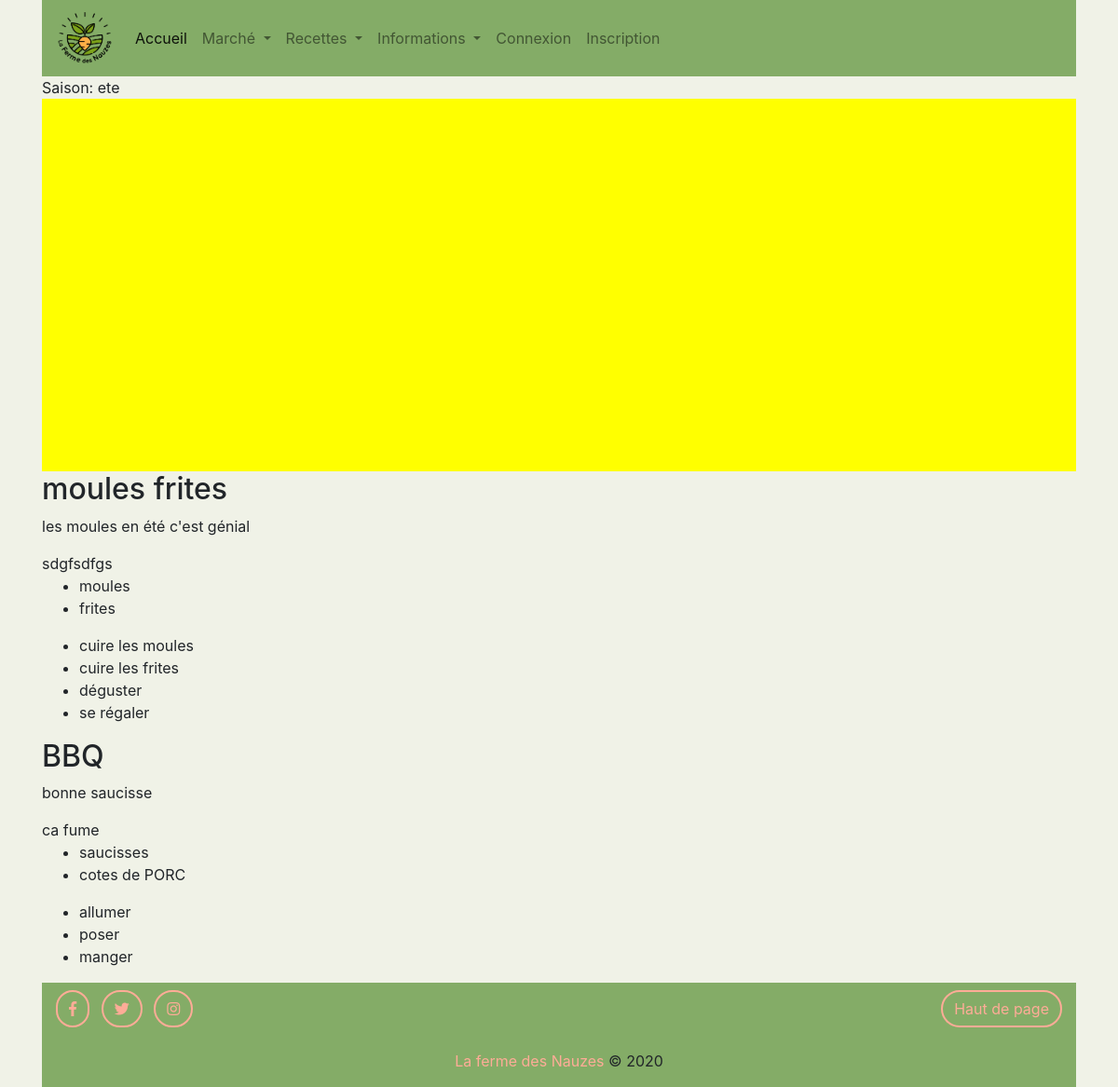
The app's page /recette/ete with its own data.
### tables this page shows
CREATE TABLE IF NOT EXISTS `recettes` (
  `ID` int(11) NOT NULL AUTO_INCREMENT,
  `titre` varchar(50) NOT NULL,
  `description` text NOT NULL,
  `photo` varchar(255) NOT NULL,
  `saison` int(255) NOT NULL,
  `ingredient` text NOT NULL,
  `instruction` text NOT NULL,
  PRIMARY KEY (`ID`)
);

### index.php (called while the page is built, shortened)
<?php
$routeur = new Routeur();
$routeur->routerRequete();

### Modele/Recette.php (called while the page is built, shortened)
<?php
class Recette extends Modele
{
    public function getSeasonRecettes($saison)
    {
        $sql = 'SELECT ID as id, titre as titre, description as description, photo as photo, ingredient as ingredient, instruction as instruction from recettes where saison=? order by ID desc';
        $recettes = $this->executerRequete($sql, array($saison));
        return $recettes->fetchAll();
    }
}

### Modele/Modele.php (called while the page is built, shortened)
<?php
abstract class Modele
{
    private $bdd;
    protected function executerRequete ($sql,$parametres = null)
    {
        if ($parametres == null)
        {
            $resultat = $this->getBdd()->query($sql);
        }
        else
        {
            $resultat = $this->getBdd()->prepare($sql);
            $resultat->execute($parametres);
        }
        return $resultat;
    }
    private function getBdd()
    {
        if ($this->bdd == null)
        {
            $this->bdd = new PDO('mysql:host=localhost;dbname=bdd_lfdn;charset=utf8','root','',array(PDO::ATTR_ERRMODE => PDO::ERRMODE_EXCEPTION, PDO::ATTR_DEFAULT_FETCH_MODE => PDO::FETCH_ASSOC));
        }
        return $this->bdd;
    }
}

### Vue/vueRecette.php (the view)
Saison: <?= $saison ?>
<?php
    if ($saison === 'hiver')
    {
        $color = 'blue';
    }
    elseif ($saison === 'ete')
    {
        $color = 'yellow';
    }
    elseif ($saison === 'automne')
    {
        $color = 'orange';
    }
    elseif ($saison === 'printemps')
    {
        $color = 'green';
    }
?>
<div  style="background-color: <?= $color ?>;height: 400px">
</div>
<section>
    <?php foreach ($recettes as $recette):?>
        <div>
            <h2> <?= $recette['titre'] ?> </h2>
            <p> <?= $recette['description'] ?></p>
            <img><?= $recette['photo'] ?></img>
            <?php
                $ingredients = explode('§', $recette['ingredient']);
                $instructions = explode('§', $recette['instruction']);
            ?>
            <ul>
                <?php foreach ($ingredients as $ingredient):?>
                <li><?= $ingredient ?></li>
                <?php endforeach;?>
            </ul>
            <ul>
                <?php foreach ($instructions as $instruction):?>
                <li><?= $instruction ?></li>
                <?php endforeach;?>
            </ul>
        </div>
    <?php endforeach; ?>
</section>

### records on screen
recettes: titre "moules frites", description "les moules en été c'est génial", photo "sdgfsdfgs", ingredient "moules", ingredient "frites", instruction "cuire les moules", instruction "cuire les frites", instruction "déguster", instruction "se régaler"
recettes: titre "BBQ", description "bonne saucisse", photo "ca fume", ingredient "saucisses", ingredient "cotes de PORC", instruction "allumer", instruction "poser", instruction "manger"

### other values on screen
$saison "ete"
